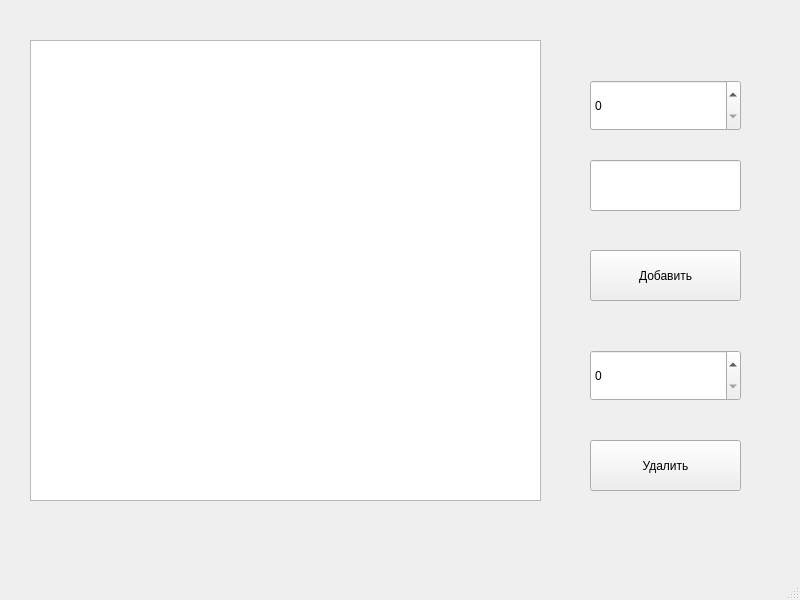
<?xml version="1.0" encoding="UTF-8"?>
<ui version="4.0">
 <class>MainWindow</class>
 <widget class="QMainWindow" name="MainWindow">
  <property name="geometry">
   <rect>
    <x>0</x>
    <y>0</y>
    <width>800</width>
    <height>600</height>
   </rect>
  </property>
  <property name="windowTitle">
   <string>MainWindow</string>
  </property>
  <widget class="QWidget" name="centralwidget">
   <widget class="TableView" name="table">
    <property name="geometry">
     <rect>
      <x>30</x>
      <y>40</y>
      <width>511</width>
      <height>461</height>
     </rect>
    </property>
   </widget>
   <widget class="QSpinBox" name="addBox">
    <property name="geometry">
     <rect>
      <x>590</x>
      <y>80</y>
      <width>151</width>
      <height>51</height>
     </rect>
    </property>
    <property name="maximum">
     <number>99999</number>
    </property>
   </widget>
   <widget class="QLineEdit" name="addEdit">
    <property name="geometry">
     <rect>
      <x>590</x>
      <y>160</y>
      <width>151</width>
      <height>51</height>
     </rect>
    </property>
   </widget>
   <widget class="QPushButton" name="addButton">
    <property name="geometry">
     <rect>
      <x>590</x>
      <y>250</y>
      <width>151</width>
      <height>51</height>
     </rect>
    </property>
    <property name="text">
     <string>Добавить</string>
    </property>
   </widget>
   <widget class="QSpinBox" name="delBox">
    <property name="geometry">
     <rect>
      <x>590</x>
      <y>350</y>
      <width>151</width>
      <height>51</height>
     </rect>
    </property>
    <property name="maximum">
     <number>99999</number>
    </property>
   </widget>
   <widget class="QPushButton" name="delButton">
    <property name="geometry">
     <rect>
      <x>590</x>
      <y>440</y>
      <width>151</width>
      <height>51</height>
     </rect>
    </property>
    <property name="text">
     <string>Удалить</string>
    </property>
   </widget>
   <widget class="QLineEdit" name="addEdit_2">
    <property name="geometry">
     <rect>
      <x>860</x>
      <y>430</y>
      <width>151</width>
      <height>51</height>
     </rect>
    </property>
   </widget>
   <widget class="QSpinBox" name="delBox_2">
    <property name="geometry">
     <rect>
      <x>860</x>
      <y>620</y>
      <width>151</width>
      <height>51</height>
     </rect>
    </property>
    <property name="maximum">
     <number>99999</number>
    </property>
   </widget>
   <widget class="QPushButton" name="delButton_2">
    <property name="geometry">
     <rect>
      <x>860</x>
      <y>710</y>
      <width>151</width>
      <height>51</height>
     </rect>
    </property>
    <property name="text">
     <string>Удалить</string>
    </property>
   </widget>
   <widget class="QPushButton" name="addButton_2">
    <property name="geometry">
     <rect>
      <x>860</x>
      <y>520</y>
      <width>151</width>
      <height>51</height>
     </rect>
    </property>
    <property name="text">
     <string>Добавить</string>
    </property>
   </widget>
   <widget class="QSpinBox" name="addBox_2">
    <property name="geometry">
     <rect>
      <x>860</x>
      <y>350</y>
      <width>151</width>
      <height>51</height>
     </rect>
    </property>
    <property name="maximum">
     <number>99999</number>
    </property>
   </widget>
  </widget>
  <widget class="QMenuBar" name="menubar">
   <property name="geometry">
    <rect>
     <x>0</x>
     <y>0</y>
     <width>800</width>
     <height>22</height>
    </rect>
   </property>
  </widget>
  <widget class="QStatusBar" name="statusbar"/>
 </widget>
 <customwidgets>
  <customwidget>
   <class>TableView</class>
   <extends>QTextEdit</extends>
   <header>tableview.h</header>
  </customwidget>
 </customwidgets>
 <resources/>
 <connections/>
</ui>
